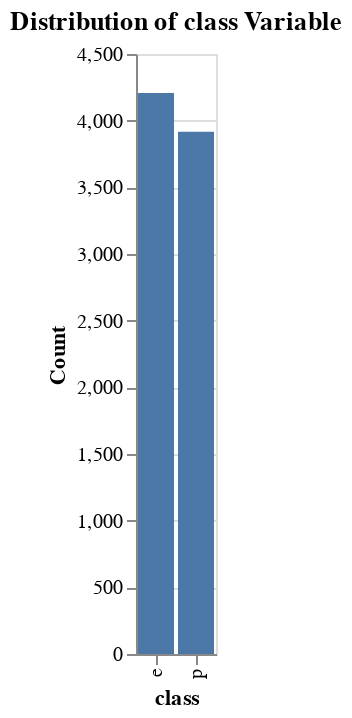
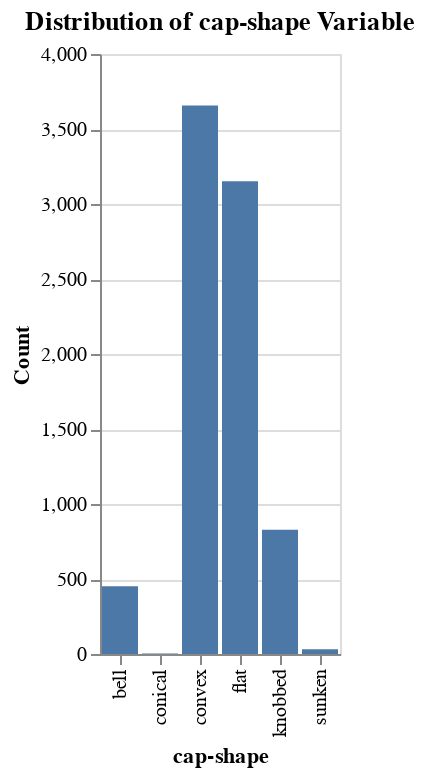
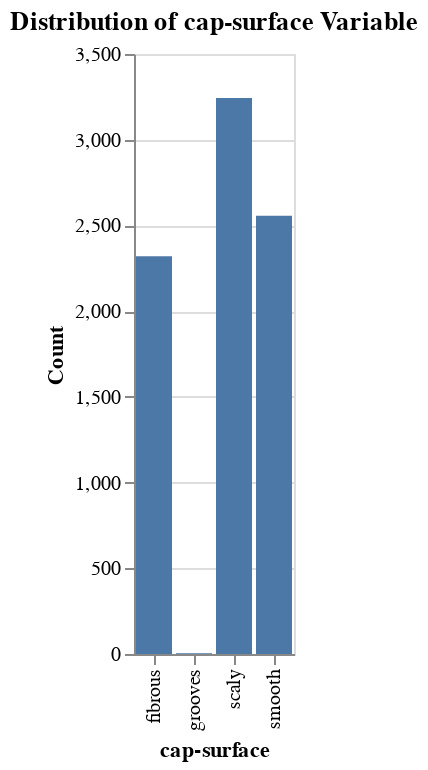
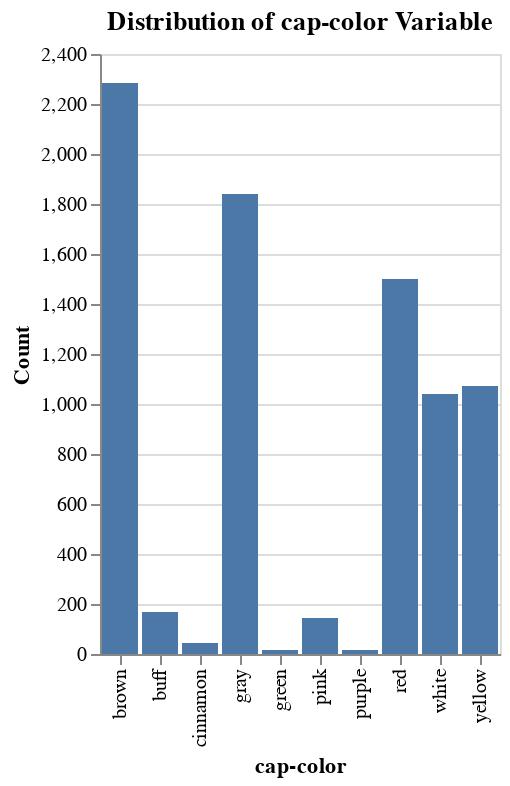

Here is the notebook cell these charts were saved with, in order:
### Markdown cell above
### Visualize Distributions

### Code cell
import altair as alt

# enabling the vegafusion data transformer
alt.data_transformers.enable("vegafusion")

for c in df.columns:
    # Visualizing the distribution of the variable
    chart = alt.Chart(df).mark_bar().encode(
        x=alt.X(f'{c}:N', title=c),  # 'N' denotes nominal type
        y=alt.Y('count()', title='Count')
    ).properties(
        title=f'Distribution of {c} Variable'
    )

    # Display the chart
    chart.display()

### Figure 1 — Vega specification as saved in the notebook (floating-point values rounded to 4 significant figures)
{"$schema": "https://vega.github.io/schema/vega/v5.json", "data": [{"name": "source_0", "values": [{"__count": 3916, "class": "p"}, {"__count": 4208, "class": "e"}]}, {"name": "source_0_x_domain_class", "values": [{"class": "p"}, {"class": "e"}]}, {"name": "source_0_y_domain___count", "values": [{"min": 3916, "max": 4208}]}], "signals": [{"name": "x_step", "value": 20}, {"name": "width", "update": "bandspace(domain('x').length, 0.1, 0.05) * x_step"}], "marks": [{"type": "rect", "name": "marks", "from": {"data": "source_0"}, "encode": {"update": {"y2": {"value": 0, "scale": "y"}, "description": {"signal": "\"class: \" + (isValid(datum[\"class\"]) ? datum[\"class\"] : \"\"+datum[\"class\"]) + \"; Count: \" + (format(datum[\"__count\"], \"\"))"}, "y": {"field": "__count", "scale": "y"}, "x": {"field": "class", "scale": "x"}, "fill": {"value": "#4c78a8"}, "width": {"signal": "max(0.25, bandwidth('x'))"}, "ariaRoleDescription": {"value": "bar"}}}, "style": ["bar"]}], "scales": [{"name": "x", "type": "band", "domain": {"data": "source_0_x_domain_class", "field": "class", "sort": true}, "range": {"step": {"signal": "x_step"}}, "paddingOuter": 0.05, "paddingInner": 0.1}, {"name": "y", "type": "linear", "domain": [{"signal": "(data(\"source_0_y_domain___count\")[0] || {}).min"}, {"signal": "(data(\"source_0_y_domain___count\")[0] || {}).max"}], "range": [{"signal": "height"}, 0], "nice": true, "zero": true}], "axes": [{"scale": "y", "tickCount": {"signal": "ceil(height/40)"}, "labels": false, "minExtent": 0, "zindex": 0, "ticks": false, "grid": true, "domain": false, "maxExtent": 0, "orient": "left", "gridScale": "x", "aria": false}, {"scale": "x", "orient": "bottom", "labelAlign": "right", "labelAngle": 270, "labelBaseline": "middle", "title": "class", "zindex": 0, "grid": false}, {"scale": "y", "labelOverlap": true, "title": "Count", "grid": false, "orient": "left", "tickCount": {"signal": "ceil(height/40)"}, "zindex": 0}], "title": {"text": "Distribution of class Variable", "frame": "group"}, "height": 300, "background": "white", "padding": 5, "style": "cell"}

### Figure 2 — Vega specification as saved in the notebook (floating-point values rounded to 4 significant figures)
{"$schema": "https://vega.github.io/schema/vega/v5.json", "data": [{"name": "source_0", "values": [{"__count": 3656, "cap-shape": "convex"}, {"__count": 452, "cap-shape": "bell"}, {"__count": 32, "cap-shape": "sunken"}, {"__count": 3152, "cap-shape": "flat"}, {"__count": 828, "cap-shape": "knobbed"}, {"__count": 4, "cap-shape": "conical"}]}, {"name": "source_0_x_domain_cap-shape", "values": [{"cap-shape": "convex"}, {"cap-shape": "bell"}, {"cap-shape": "sunken"}, {"cap-shape": "flat"}, {"cap-shape": "knobbed"}, {"cap-shape": "conical"}]}, {"name": "source_0_y_domain___count", "values": [{"min": 4, "max": 3656}]}], "signals": [{"name": "x_step", "value": 20}, {"name": "width", "update": "bandspace(domain('x').length, 0.1, 0.05) * x_step"}], "marks": [{"type": "rect", "name": "marks", "from": {"data": "source_0"}, "encode": {"update": {"fill": {"value": "#4c78a8"}, "ariaRoleDescription": {"value": "bar"}, "description": {"signal": "\"cap-shape: \" + (isValid(datum[\"cap-shape\"]) ? datum[\"cap-shape\"] : \"\"+datum[\"cap-shape\"]) + \"; Count: \" + (format(datum[\"__count\"], \"\"))"}, "x": {"field": "cap-shape", "scale": "x"}, "y2": {"value": 0, "scale": "y"}, "width": {"signal": "max(0.25, bandwidth('x'))"}, "y": {"field": "__count", "scale": "y"}}}, "style": ["bar"]}], "scales": [{"name": "x", "type": "band", "domain": {"data": "source_0_x_domain_cap-shape", "field": "cap-shape", "sort": true}, "range": {"step": {"signal": "x_step"}}, "paddingInner": 0.1, "paddingOuter": 0.05}, {"name": "y", "type": "linear", "domain": [{"signal": "(data(\"source_0_y_domain___count\")[0] || {}).min"}, {"signal": "(data(\"source_0_y_domain___count\")[0] || {}).max"}], "range": [{"signal": "height"}, 0], "zero": true, "nice": true}], "axes": [{"scale": "y", "domain": false, "labels": false, "gridScale": "x", "maxExtent": 0, "zindex": 0, "grid": true, "minExtent": 0, "aria": false, "orient": "left", "tickCount": {"signal": "ceil(height/40)"}, "ticks": false}, {"scale": "x", "grid": false, "labelAngle": 270, "labelAlign": "right", "labelBaseline": "middle", "orient": "bottom", "title": "cap-shape", "zindex": 0}, {"scale": "y", "zindex": 0, "grid": false, "title": "Count", "orient": "left", "labelOverlap": true, "tickCount": {"signal": "ceil(height/40)"}}], "title": {"text": "Distribution of cap-shape Variable", "frame": "group"}, "padding": 5, "style": "cell", "height": 300, "background": "white"}

### Figure 3 — Vega specification as saved in the notebook (floating-point values rounded to 4 significant figures)
{"$schema": "https://vega.github.io/schema/vega/v5.json", "data": [{"name": "source_0", "values": [{"__count": 2556, "cap-surface": "smooth"}, {"__count": 3244, "cap-surface": "scaly"}, {"__count": 2320, "cap-surface": "fibrous"}, {"__count": 4, "cap-surface": "grooves"}]}, {"name": "source_0_x_domain_cap-surface", "values": [{"cap-surface": "smooth"}, {"cap-surface": "scaly"}, {"cap-surface": "fibrous"}, {"cap-surface": "grooves"}]}, {"name": "source_0_y_domain___count", "values": [{"min": 4, "max": 3244}]}], "signals": [{"name": "x_step", "value": 20}, {"name": "width", "update": "bandspace(domain('x').length, 0.1, 0.05) * x_step"}], "marks": [{"type": "rect", "name": "marks", "from": {"data": "source_0"}, "encode": {"update": {"fill": {"value": "#4c78a8"}, "y2": {"value": 0, "scale": "y"}, "description": {"signal": "\"cap-surface: \" + (isValid(datum[\"cap-surface\"]) ? datum[\"cap-surface\"] : \"\"+datum[\"cap-surface\"]) + \"; Count: \" + (format(datum[\"__count\"], \"\"))"}, "x": {"field": "cap-surface", "scale": "x"}, "width": {"signal": "max(0.25, bandwidth('x'))"}, "ariaRoleDescription": {"value": "bar"}, "y": {"field": "__count", "scale": "y"}}}, "style": ["bar"]}], "scales": [{"name": "x", "type": "band", "domain": {"data": "source_0_x_domain_cap-surface", "field": "cap-surface", "sort": true}, "range": {"step": {"signal": "x_step"}}, "paddingOuter": 0.05, "paddingInner": 0.1}, {"name": "y", "type": "linear", "domain": [{"signal": "(data(\"source_0_y_domain___count\")[0] || {}).min"}, {"signal": "(data(\"source_0_y_domain___count\")[0] || {}).max"}], "range": [{"signal": "height"}, 0], "nice": true, "zero": true}], "axes": [{"scale": "y", "gridScale": "x", "grid": true, "labels": false, "aria": false, "maxExtent": 0, "domain": false, "ticks": false, "tickCount": {"signal": "ceil(height/40)"}, "orient": "left", "minExtent": 0, "zindex": 0}, {"scale": "x", "labelAlign": "right", "labelAngle": 270, "orient": "bottom", "grid": false, "labelBaseline": "middle", "zindex": 0, "title": "cap-surface"}, {"scale": "y", "orient": "left", "title": "Count", "zindex": 0, "labelOverlap": true, "tickCount": {"signal": "ceil(height/40)"}, "grid": false}], "title": {"text": "Distribution of cap-surface Variable", "frame": "group"}, "style": "cell", "padding": 5, "background": "white", "height": 300}

### Figure 4 — Vega specification as saved in the notebook (floating-point values rounded to 4 significant figures)
{"$schema": "https://vega.github.io/schema/vega/v5.json", "data": [{"name": "source_0", "values": [{"__count": 2284, "cap-color": "brown"}, {"__count": 1072, "cap-color": "yellow"}, {"__count": 1040, "cap-color": "white"}, {"__count": 1840, "cap-color": "gray"}, {"__count": 1500, "cap-color": "red"}, {"__count": 144, "cap-color": "pink"}, {"__count": 168, "cap-color": "buff"}, {"__count": 16, "cap-color": "purple"}, {"__count": 44, "cap-color": "cinnamon"}, {"__count": 16, "cap-color": "green"}]}, {"name": "source_0_x_domain_cap-color", "values": [{"cap-color": "brown"}, {"cap-color": "yellow"}, {"cap-color": "white"}, {"cap-color": "gray"}, {"cap-color": "red"}, {"cap-color": "pink"}, {"cap-color": "buff"}, {"cap-color": "purple"}, {"cap-color": "cinnamon"}, {"cap-color": "green"}]}, {"name": "source_0_y_domain___count", "values": [{"min": 16, "max": 2284}]}], "signals": [{"name": "x_step", "value": 20}, {"name": "width", "update": "bandspace(domain('x').length, 0.1, 0.05) * x_step"}], "marks": [{"type": "rect", "name": "marks", "from": {"data": "source_0"}, "encode": {"update": {"ariaRoleDescription": {"value": "bar"}, "x": {"field": "cap-color", "scale": "x"}, "width": {"signal": "max(0.25, bandwidth('x'))"}, "fill": {"value": "#4c78a8"}, "description": {"signal": "\"cap-color: \" + (isValid(datum[\"cap-color\"]) ? datum[\"cap-color\"] : \"\"+datum[\"cap-color\"]) + \"; Count: \" + (format(datum[\"__count\"], \"\"))"}, "y": {"field": "__count", "scale": "y"}, "y2": {"value": 0, "scale": "y"}}}, "style": ["bar"]}], "scales": [{"name": "x", "type": "band", "domain": {"data": "source_0_x_domain_cap-color", "field": "cap-color", "sort": true}, "range": {"step": {"signal": "x_step"}}, "paddingOuter": 0.05, "paddingInner": 0.1}, {"name": "y", "type": "linear", "domain": [{"signal": "(data(\"source_0_y_domain___count\")[0] || {}).min"}, {"signal": "(data(\"source_0_y_domain___count\")[0] || {}).max"}], "range": [{"signal": "height"}, 0], "zero": true, "nice": true}], "axes": [{"scale": "y", "aria": false, "minExtent": 0, "gridScale": "x", "tickCount": {"signal": "ceil(height/40)"}, "labels": false, "ticks": false, "domain": false, "maxExtent": 0, "zindex": 0, "grid": true, "orient": "left"}, {"scale": "x", "grid": false, "labelAlign": "right", "labelAngle": 270, "title": "cap-color", "labelBaseline": "middle", "zindex": 0, "orient": "bottom"}, {"scale": "y", "title": "Count", "labelOverlap": true, "zindex": 0, "tickCount": {"signal": "ceil(height/40)"}, "orient": "left", "grid": false}], "title": {"text": "Distribution of cap-color Variable", "frame": "group"}, "padding": 5, "style": "cell", "background": "white", "height": 300}
